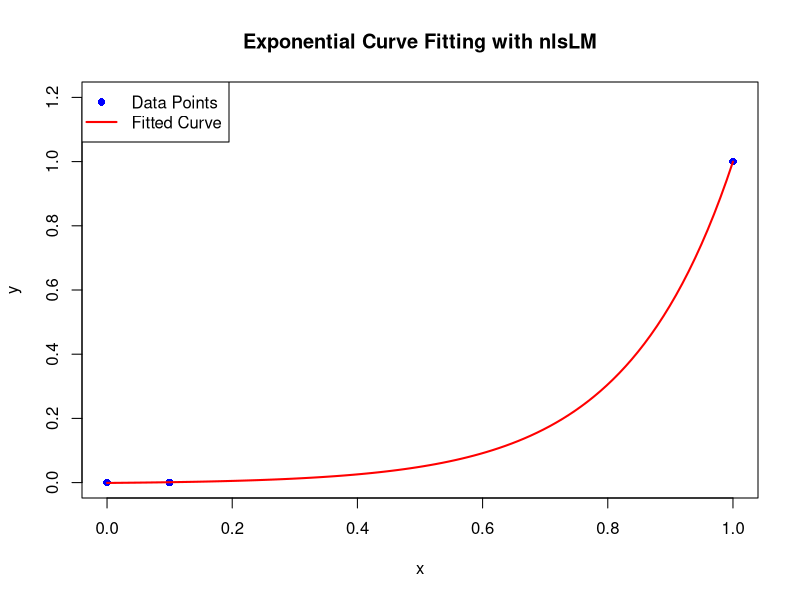
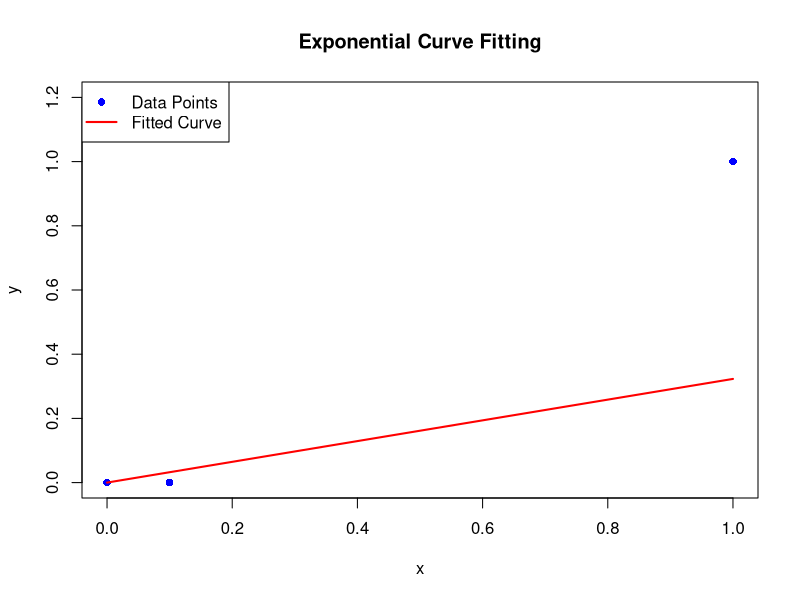
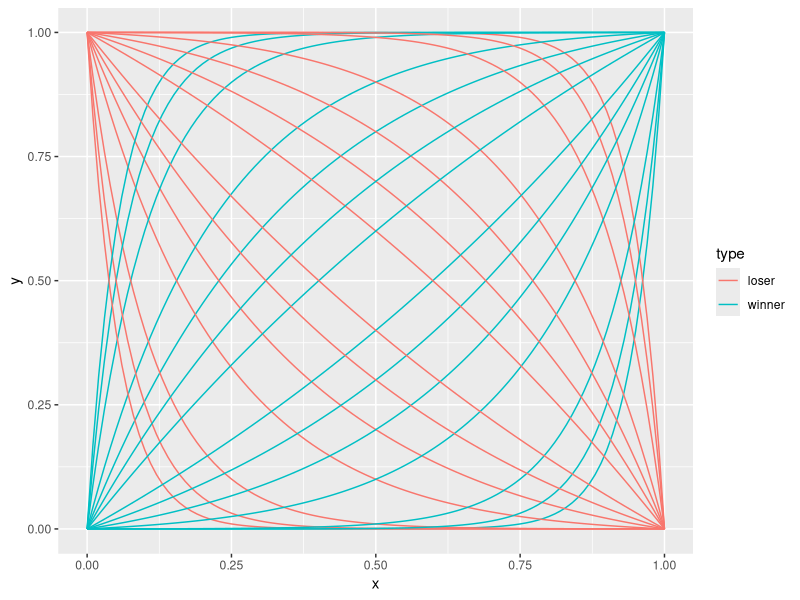

Generate these figures, in order, with R: (Note: this script raises an error after producing the figures.)
library(data.table)
library(ggplot2)
library(minpack.lm)

k<-c(0.25, 0.5, 1, 2, 3)
k<-0.5
x1<-0; x2<-0.5; x3<-1
y1<-0; y2<-c(0.0001, 0.001, 0.01, 
             seq(0.1, 0.9, by=0.1),
             0.99, 0.999, 0.9999); 
y3<-1
y2<-y2[y2!=x2]



# Define the exponential function form
exp_func <- function(x, a, b, c) {
  a * exp(b * x) + c
}
x<-c(x1, 0.1, x3)
y<-c(y1, y2[1], y3)
fit <- nlsLM(y ~ a * exp(b * x) + c, start = list(a = 1, b = 1, c = 1),
             control = nls.control(maxiter=1024))
coefficients <- coef(fit)
a <- coefficients["a"]
b <- coefficients["b"]
c <- coefficients["c"]

# Generate points for plotting the curve
x_vals <- seq(min(x), max(x), length.out = 100)
y_vals <- exp_func(x_vals, a, b, c)

# Plot the original points and the fitted curve
plot(x, y, pch = 16, col = "blue", ylim = c(0, max(y) * 1.2),
     xlab = "x", ylab = "y", main = "Exponential Curve Fitting with nlsLM")
lines(x_vals, y_vals, col = "red", lwd = 2)
legend("topleft", legend = c("Data Points", "Fitted Curve"),
       col = c("blue", "red"), pch = c(16, NA), lwd = c(NA, 2))
# Use nls to fit the curve
fit <- nls(y ~ exp_func(x, a, b, c), 
           start = list(a = -2, b = -20, c = -2),
           control = nls.control(minFactor=1/1e7,
                                 maxiter =1e4,
                                 warnOnly =T))

# Print the summary of the fit
summary(fit)

# Extract the coefficients
coefficients <- coef(fit)
a <- coefficients["a"]
b <- coefficients["b"]
c <- coefficients["c"]

# Generate points for plotting the curve
x_vals <- seq(min(x), max(x), length.out = 100)
y_vals <- exp_func(x_vals, a, b, c)

# Plot the original points and the fitted curve
plot(x, y, pch = 16, col = "blue", ylim = c(0, max(y) * 1.2),
     xlab = "x", ylab = "y", main = "Exponential Curve Fitting")
lines(x_vals, y_vals, col = "red", lwd = 2)
legend("topleft", legend = c("Data Points", "Fitted Curve"),
       col = c("blue", "red"), pch = c(16, NA), lwd = c(NA, 2))




d<-x2-x1
r<-(y3-y2)/(y2-y1)
b<-log(r)/d
a1<-(y2-y1)/(r^(x2/d)-r^(x1/d))
a2<--1 * a1
c1<-y1-a1^exp(1)^(b*x1)
c2<-y1-a2^exp(1)^(b*x1)

i=1
x=seq(0, 1, 0.01)
all<-list()
for (i in c(1:length(r))){
  item1<-data.table(a=a1[i], b=b[i], c=c1[i],
                    d=d, r=r[i], y_threshold=y2[i], 
                   x=x,
                   y=a1[i]*exp(1)^(b[i]*x)+c1[i],
                   type="winner",
                   group=paste(i, "a1")
  )
  item2<-data.table(a=a2[i], b=b[i], c=c2[i],
                    d=d, r=r[i], y_threshold=y2[i], 
                    x=x,
                    y=a2[i]*exp(1)^(b[i]*x)+c2[i]+1,
                    type="loser",
                    group=paste(i, "a2")
  )
  item<-rbindlist(list(item1, item2))
  all[[i]]<-item
}
all<-rbindlist(all)
ggplot(all)+geom_line(aes(x=x, y=y, color=type, group=group))

x<-seq(0, 1, 0.1)
y<-a*exp(1)^(b*x)+c
plot(y, x, type="l")
points(c(x1, x2, x3), c(y1, y2, y3), col="red")
